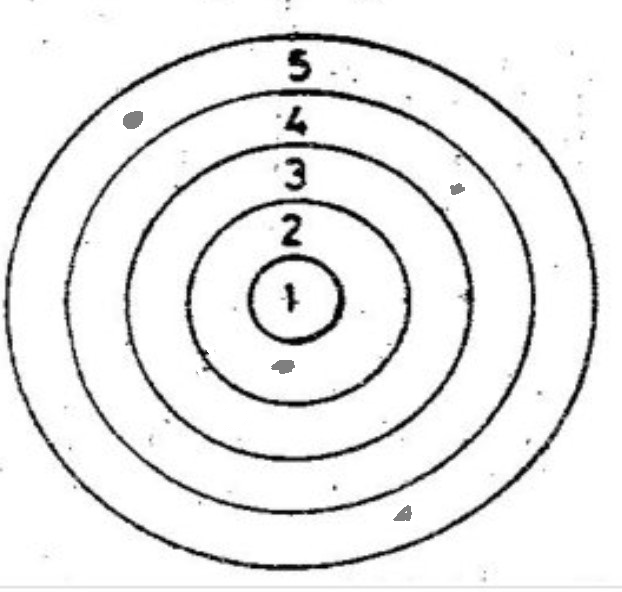
#> input picture 5.png, 622 x 592 px; the run also reads 1 picture not shown here
$ python hedef_tespit.py
#> lines starting #> are read from the running program, lines starting #| are printed output that depends on the picture; after the words box and inside, x2 and y2 are one past the last pixel; in counts of white or black regions, pixels touching at a corner belong together
import cv2
import numpy as np
import imutils
import os
from matplotlib import pyplot as plt

def daire_ic_alan(contour1 , contour2 , img):

    mask_inner = np.zeros_like(img) #img görüntüsünün boytulatı kadar sıfırlarla dolu matris cıkar
    mask_outer = np.zeros_like(img)

    # sıfır matrislerine contour cizilir
    cv2.drawContours(mask_inner, [contour1], -1, 255, -1)
    cv2.drawContours(mask_outer, [contour2], -1, 255, -1)

# İki maske farkı → sadece iki daire arası alan
    ring_mask = cv2.subtract(mask_outer, mask_inner) # üzerine contourları cizilen matrisler piksel piksel cıkartılır

# Koordinatları al
    ys, xs = np.where(ring_mask == 255) #255 piksellere sahip kordinatlar alınır
    coordinate = list(zip(xs, ys)) #tuplelar listelenir
    return coordinate


img_liste = ["1.png" ,"2.png","3.png","5.png","6.png"]

img = cv2.imread("5.png")
#> img is the input picture: shape (592, 622, 3); min 0, max 255, mean 235.4

hsv = cv2.cvtColor(img.copy(),cv2.COLOR_BGR2HSV)
#> hsv: shape (592, 622, 3); mean H, S, V 0, 0, 235.4

lower = np.array([0, 0, 127])
upper = np.array([179, 255, 127])
mask = cv2.inRange(img , lower , upper)
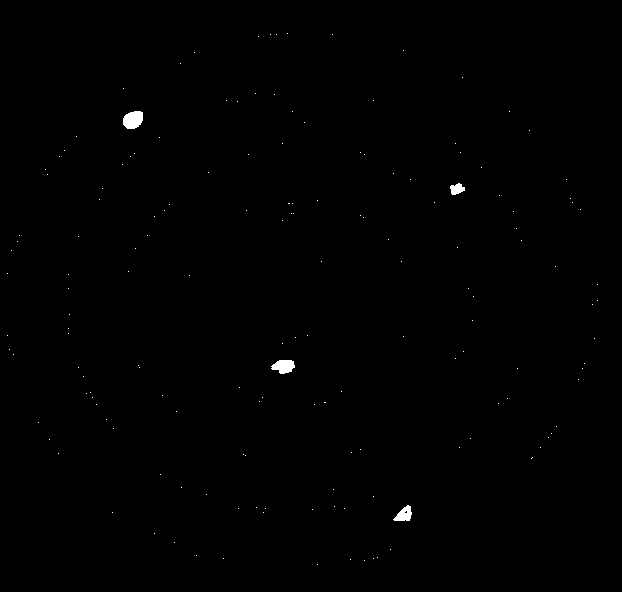
#> mask: shape (592, 622); 0.27% white; 161 white regions (157 under 20 px), largest, box (x1, y1, x2, y2) and area: (123, 111, 143, 129) 290, (271, 360, 295, 374) 241, (393, 505, 412, 521) 185, (450, 183, 465, 195) 122

kernel = cv2.getStructuringElement(cv2.MORPH_RECT , (3,3))
closed_mask = cv2.morphologyEx(mask , cv2.MORPH_CLOSE , kernel )
#> closed_mask: shape (592, 622); 0.27% white; 159 white regions (155 under 20 px), largest, box (x1, y1, x2, y2) and area: (123, 111, 143, 129) 290, (271, 360, 295, 374) 242, (393, 505, 412, 521) 189, (450, 183, 465, 195) 123
closed_mask = cv2.erode(closed_mask , None , iterations=1)
#> closed_mask: shape (592, 622); 0.16% white; 4 white regions, box (x1, y1, x2, y2) and area: (124, 112, 142, 128) 218, (272, 361, 294, 373) 170, (395, 507, 411, 520) 124, (451, 185, 464, 194) 73
closed_mask  = cv2.dilate(closed_mask  ,None , iterations=2)
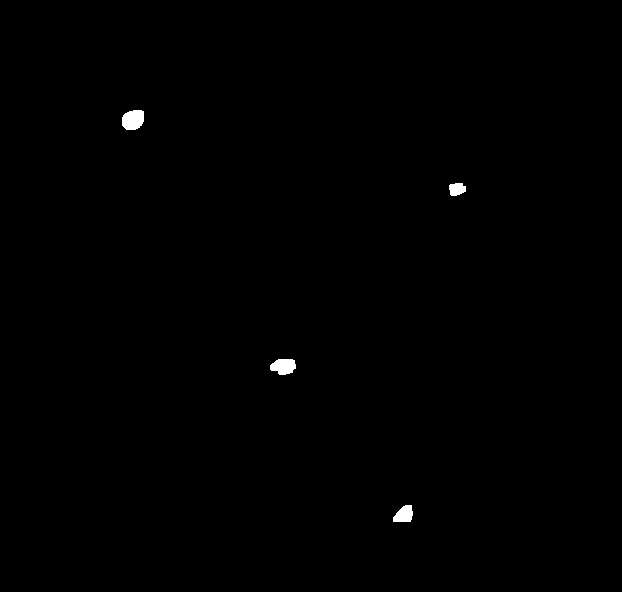
#> closed_mask: shape (592, 622); 0.31% white; 4 white regions

cnts = cv2.findContours(closed_mask , cv2.RETR_EXTERNAL , cv2.CHAIN_APPROX_SIMPLE)
#> cnts = 4 contours; box (x1, y1, x2, y2) and area: (122, 110, 144, 130) 337, (270, 359, 296, 375) 288, (393, 505, 413, 522) 227, (449, 183, 466, 196) 152

cnts = imutils.grab_contours(cnts)
cnts = [c for c in cnts if cv2.contourArea(c) > 80]

hedef_kordinatları = []
for c in cnts:
    (x,y,w,h) = cv2.boundingRect(c)
    hedef_kordinatları.append((x,y,w,h))
#> this loop made 4 passes
#> (x, y, w, h) on passes 1 to 4: (393, 505, 20, 17), (270, 359, 26, 16), (449, 183, 17, 13), (122, 110, 22, 20)
#> after the loop, hedef_kordinatları = [(393, 505, 20, 17), (270, 359, 26, 16), (449, 183, 17, 13), (122, 110, 22, 20)]

img = cv2.imread("3.png")

img = cv2.cvtColor(img , cv2.COLOR_BGR2HSV)
#> img: shape (592, 622, 3); mean H, S, V 0, 0, 235.5
lower = np.array([0, 0, 0])
upper = np.array([123, 201,120 ])

img = cv2.inRange(img , lower , upper)
#> img: shape (592, 622); 6.8% white; 21 white regions (11 under 20 px), largest, box (x1, y1, x2, y2) and area: (5, 32, 598, 570) 8096, (64, 89, 536, 515) 5646, (125, 142, 474, 461) 4722
img  = cv2.dilate(img  ,None , iterations=2)
#> img: shape (592, 622); 14.4% white; 18 white regions

cnts_daire  = cv2.findContours(img , cv2.RETR_TREE,cv2.CHAIN_APPROX_SIMPLE)
#> cnts_daire = 24 contours, 3 with area under 20; largest, box (x1, y1, x2, y2) and area: (3, 30, 600, 572) 252680, (10, 41, 592, 564) 237154, (62, 87, 538, 517) 159137, (70, 96, 530, 509) 147534, (123, 140, 476, 463) 89202
cnts_daire = imutils.grab_contours(cnts_daire)

cnts_daire = [c for c in cnts_daire if cv2.contourArea(c) > 6400 ]
#> cnts_daire = 9 contours; largest, box (x1, y1, x2, y2) and area: (3, 30, 600, 572) 252680, (10, 41, 592, 564) 237154, (62, 87, 538, 517) 159137, (70, 96, 530, 509) 147534, (123, 140, 476, 463) 89202
(a,b)= img.shape[:2]
#> a = 592; b = 622

matris = np.ones((a,b) , dtype= np.uint8)*255
cnts_daire  = sorted (cnts_daire , key = cv2.contourArea , reverse = True)

cnts_daire = [c for i,c in enumerate(cnts_daire) if i %2 == 0 ]
#> cnts_daire = 5 contours; box (x1, y1, x2, y2) and area: (3, 30, 600, 572) 252680, (62, 87, 538, 517) 159137, (123, 140, 476, 463) 89202, (183, 196, 413, 409) 38210, (246, 252, 347, 347) 7494


mask_inner = np.zeros_like(img)

# 2. İç ve dış çemberleri doldurarak çiz (içi dolu olacak şekilde)
cv2.drawContours(mask_inner, [cnts_daire[4]], -1, 255, -1)
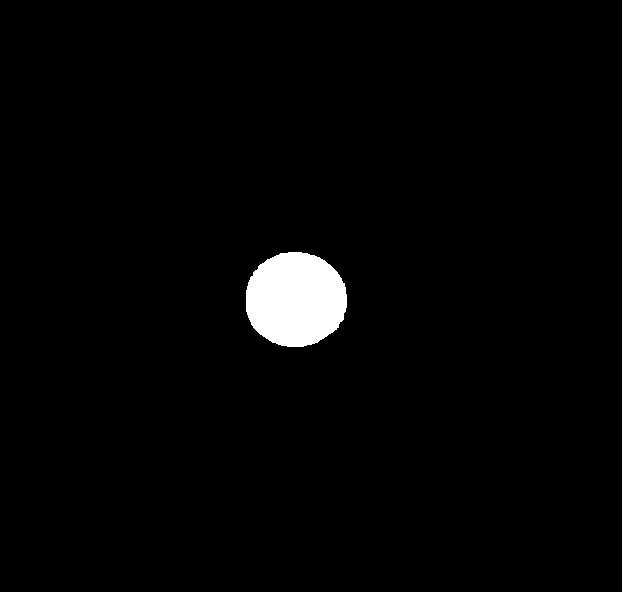
#> mask_inner: shape (592, 622); 2.1% white; 1 white region, box (x1, y1, x2, y2) and area: (246, 252, 347, 347) 7637

# 3. Maske farkı (halka kısmı)
ring_mask = cv2.subtract(mask_inner,0)

# 4. Halka bölgesindeki koordinatları al
ys, xs = np.where(ring_mask == 255)
#> ys = 7637 values from 252 to 346; xs = 7637 values, max 346 at index 3343, min 246 at index 2843, mean 295.4
puan_alan_1 = list(zip(xs, ys))
#> puan_alan_1 = 7637 pairs, first value 246 to 346, second value 252 to 346

puan_alan_5 = daire_ic_alan(cnts_daire[1] , cnts_daire[0] , img)
#> in daire_ic_alan, `cv2.drawContours(mask_inner, [contour1], -1, 255, -1)`: mask_inner: shape (592, 622); 43.4% white; 1 white region, box (x1, y1, x2, y2) and area: (62, 87, 538, 517) 159789
#> in daire_ic_alan, `cv2.drawContours(mask_outer, [contour2], -1, 255, -1)`:
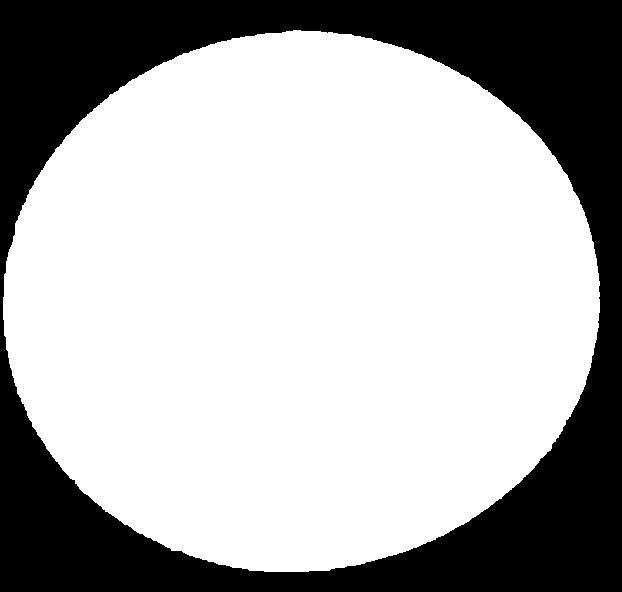
#> mask_outer: shape (592, 622); 68.8% white; 1 black region, box (x1, y1, x2, y2) and area: (0, 0, 622, 592) 114719
#> in daire_ic_alan, `ring_mask = cv2.subtract(mask_outer, mask_inner)`: ring_mask: shape (592, 622); 25.5% white; 1 white region, box (x1, y1, x2, y2) and area: (3, 30, 600, 572) 93716
#> in daire_ic_alan, `coordinate = list(zip(xs, ys))`: coordinate = 93716 items
#> puan_alan_5 = 93716 items
puan_alan_4 = daire_ic_alan(cnts_daire[2] , cnts_daire[1] , img)
#> in daire_ic_alan (call 2), `cv2.drawContours(mask_inner, [contour1], -1, 255, -1)`: mask_inner: shape (592, 622); 24.4% white; 1 white region, box (x1, y1, x2, y2) and area: (123, 140, 476, 463) 89696
#> in daire_ic_alan (call 2), `ring_mask = cv2.subtract(mask_outer, mask_inner)`: ring_mask: shape (592, 622); 19% white; 1 white region, box (x1, y1, x2, y2) and area: (62, 87, 538, 517) 70093
#> puan_alan_4 = 70093 items
puan_alan_3 = daire_ic_alan(cnts_daire[3] , cnts_daire[2] , img)
#> in daire_ic_alan (call 3), `cv2.drawContours(mask_inner, [contour1], -1, 255, -1)`: mask_inner: shape (592, 622); 10.5% white; 1 white region, box (x1, y1, x2, y2) and area: (183, 196, 413, 409) 38533
#> in daire_ic_alan (call 3), `ring_mask = cv2.subtract(mask_outer, mask_inner)`:
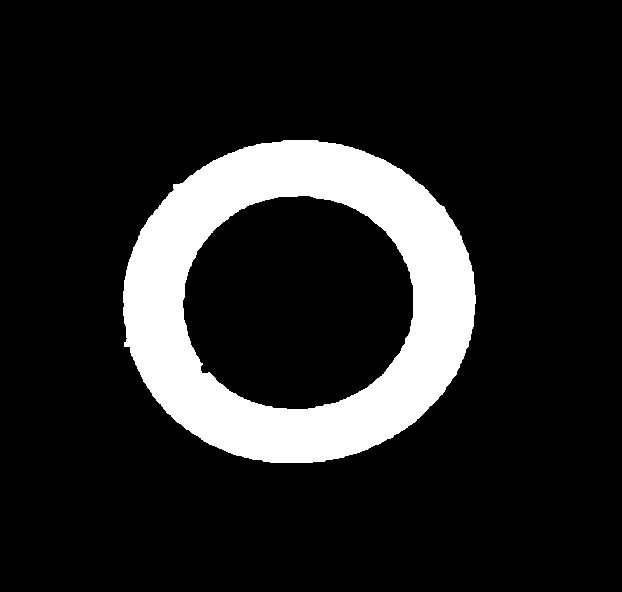
#> ring_mask: shape (592, 622); 13.9% white; 1 white region, box (x1, y1, x2, y2) and area: (123, 140, 476, 463) 51163
#> in daire_ic_alan (call 3), `coordinate = list(zip(xs, ys))`: coordinate = 51163 items
#> puan_alan_3 = 51163 items
puan_alan_2 = daire_ic_alan(cnts_daire[4] , cnts_daire[3] , img)
#> in daire_ic_alan (call 4), `ring_mask = cv2.subtract(mask_outer, mask_inner)`:
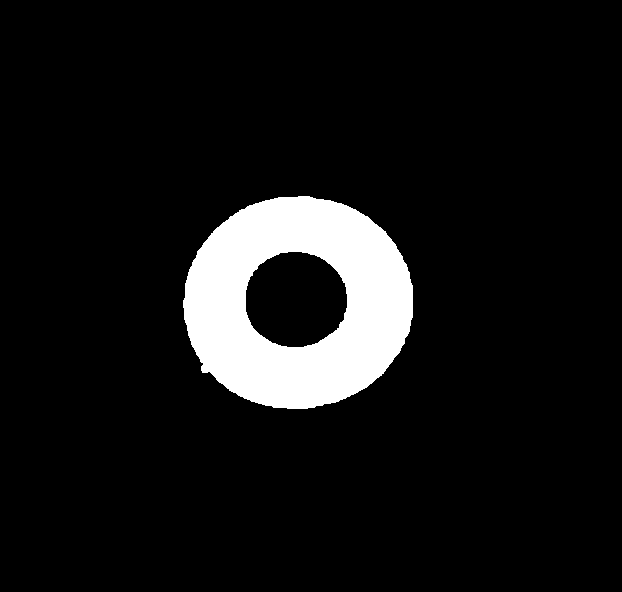
#> ring_mask: shape (592, 622); 8.4% white; 1 white region, box (x1, y1, x2, y2) and area: (183, 196, 413, 409) 30896
#> in daire_ic_alan (call 4), `coordinate = list(zip(xs, ys))`: coordinate = 30896 items
#> puan_alan_2 = 30896 items

alanlar = [puan_alan_1 , puan_alan_2,puan_alan_3 , puan_alan_4 , puan_alan_5]

# Her puan alanı için karşılık gelen puanı belirle
puan_degerleri = [1, 2, 3, 4, 5]

toplam_puan = 0

# Her hedef koordinatı için merkezini al
for (x, y, w, h) in hedef_kordinatları:
    hedef_merkez = (x + w // 2, y + h // 2)

    puan_bulundu = False
    for i, alan in enumerate(alanlar):  # 0'dan 4'e kadar
        if hedef_merkez in alan:
            toplam_puan += puan_degerleri[i]
            puan_bulundu = True
            cv2.putText(img, str(puan_degerleri[i]), hedef_merkez, cv2.FONT_HERSHEY_SIMPLEX, 0.5, 127, 1)
            break

    if not puan_bulundu:
        # Puan bölgesi dışında kalan hedefler
        cv2.putText(img, "0", hedef_merkez, cv2.FONT_HERSHEY_SIMPLEX, 0.5, 127, 1)
#> this loop made 4 passes
#> (x, y, w, h, hedef_merkez) on passes 1 to 4: (393, 505, 20, 17, (403, 513)), (270, 359, 26, 16, (283, 367)), (449, 183, 17, 13, (457, 189)), (122, 110, 22, 20, (133, 120))
#> img: shape (592, 622); min 0, max 255, mean 36.8
#> after the loop, toplam_puan = 16

# Toplam puanı yazdır
print("Toplam Puan:", toplam_puan)
#| Toplam Puan: 16

# Görselleştir
cv2.putText(img, f"Toplam: {toplam_puan}", (20, 30), cv2.FONT_HERSHEY_SIMPLEX, 0.8, 127, 2)
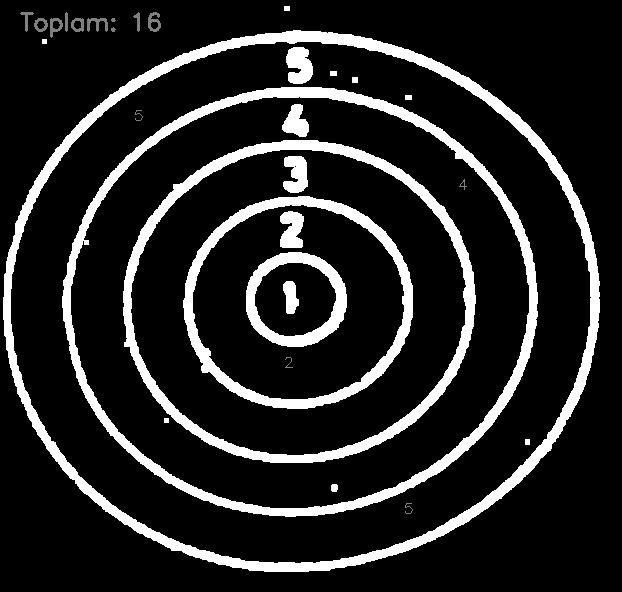
#> img: shape (592, 622); min 0, max 255, mean 37.1

cv2.imshow("Sonuc", img)
cv2.waitKey(0)
cv2.destroyAllWindows()
